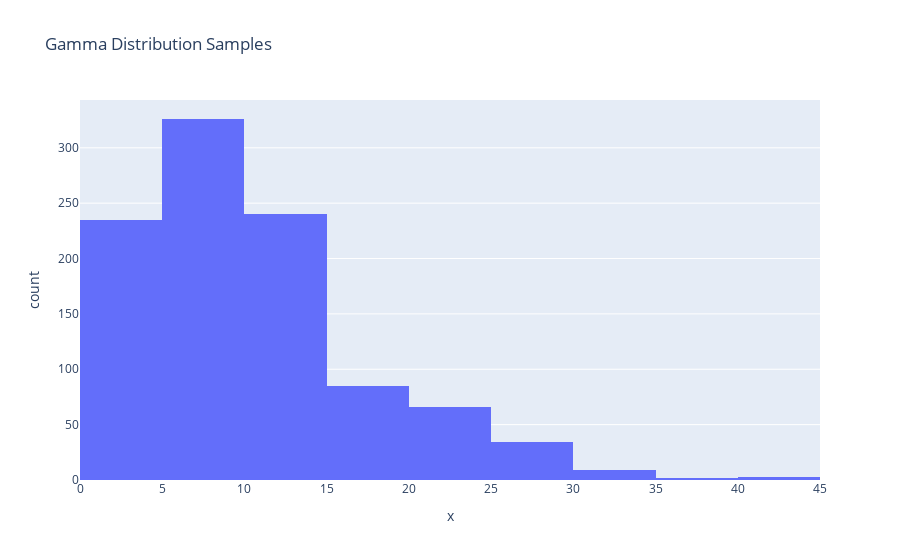

This figure's notebook cell:
### Code cell
gamma_samples = pm.draw(pm.Gamma.dist(alpha=2, beta=0.2), 1000)
fig = px.histogram(x=gamma_samples, nbins=20, title="Gamma Distribution Samples")
fig.show()

### Figure 1 — Plotly figure (JSON) as saved in the notebook; plotly's stock layout.template omitted (floating-point values rounded to 4 significant figures; data arrays with more than 128 entries replaced by an {"elided": "..."} marker saying what was removed)
{"data": [{"bingroup": "x", "hovertemplate": "x=%{x}<br>count=%{y}<extra></extra>", "legendgroup": "", "marker": {"color": "#636efa", "pattern": {"shape": ""}}, "name": "", "nbinsx": 20, "orientation": "v", "showlegend": false, "type": "histogram", "x": {"elided": "1000 float values"}, "xaxis": "x", "yaxis": "y"}], "layout": {"barmode": "relative", "legend": {"tracegroupgap": 0}, "title": {"text": "Gamma Distribution Samples"}, "xaxis": {"anchor": "y", "domain": [0, 1], "title": {"text": "x"}}, "yaxis": {"anchor": "x", "domain": [0, 1], "title": {"text": "count"}}}}
